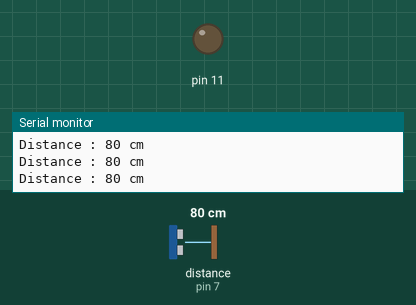
This sketch was run on a simulated Arduino Uno, built with avr-gcc and run on an emulated ATmega328P. Shown: output pins drawn as LEDs (lit = HIGH), the last lines printed to the serial monitor. Wiring (inferred from the names in the program): ultrasonic range finder: trigger pin 7; echo pin 7. The test bench sets the inputs (shaded band); at power-on: distance to the obstacle (sensor on pin 7) 80 cm. The echo pulse lasts 58.3 µs per cm.

Above: at 1.2 s.
1.3 s: distance to the obstacle (sensor on pin 7) set to 56 cm
2.8 s: distance to the obstacle (sensor on pin 7) set to 46 cm
At 3.8 s:
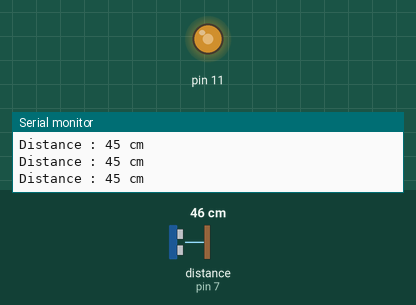
4.3 s: distance to the obstacle (sensor on pin 7) set to 250 cm
At 5.0 s:
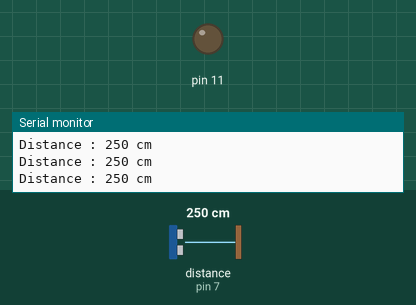
7.3 s: distance to the obstacle (sensor on pin 7) set to 2 cm
At 8.2 s:
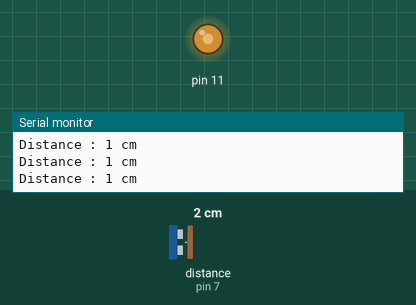
8.9 s: distance to the obstacle (sensor on pin 7) set to 60 cm
At 10.1 s:
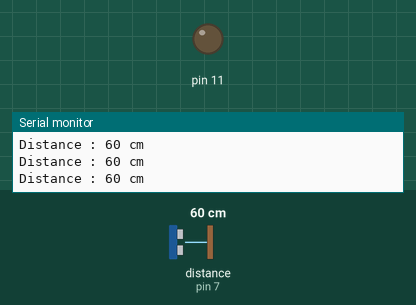
Timing chart, 0 to 11.4 s (numbered marks = the images above; inputs shaded):
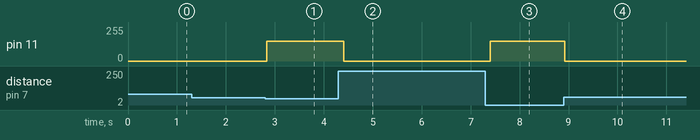

The sketch:

Baston_Ciego.ino
```cpp
// initialize
int PingPin = 7 ;          // pin used for the Ping Sensor
int BaudRate = 9600 ;      // Baud rate
unsigned long d=0;

// set up
void setup() {
  Serial.begin(BaudRate) ; // Setup Serial
  pinMode(11,OUTPUT);
}

void loop() {
  pinMode(PingPin, OUTPUT)    ;
  digitalWrite(PingPin, LOW)  ;  // init sensor to ensure clean HIGH pulse
  delayMicroseconds(2)        ;
  digitalWrite(PingPin, HIGH) ;  // make the sensor send a pulse
  delayMicroseconds(5)        ;
  digitalWrite(PingPin, LOW)  ;  // Set LOW again
  pinMode(PingPin, INPUT)     ;  // Get ready to capture the duration of the resulting pulse
  // Capture how long the pin stays in HIGH state.
  unsigned long Duration = pulseIn(PingPin, HIGH) ;
  if (Duration == 0) {
    Serial.println ("No Pulse received from the sensor") ;
  }
  else
  {
    d = Convert_Time_Space(Duration);
    Serial.print ("Distance : ") ;
    Serial.print(d) ;  // convert the duration into distance
    Serial.println (" cm");
    if(d<50){
      analogWrite(11,150);
    }else{
     analogWrite(11,0);
    }
  }
  delay (100) ;
}

unsigned long Convert_Time_Space(const unsigned long fnDuration )
{
  // This function could be more precise by using floats
  // and taking into account temperature and humidity
  // I used 29 microseconds per cm.
  return fnDuration / 29 / 2 ;
}
```

Measured:
- the behaviour switches between 51 and 50 cm on distance to the obstacle (sensor on pin 7) (found by bisection; images 0 and 1)
- after the input at 2.8 s, pin 11: 0/255 → 150/255 at once
- after the input at 4.3 s, pin 11: 150/255 → 0/255 after 0.11 s
- after the input at 7.3 s, pin 11: 0/255 → 150/255 after 0.10 s
- after the input at 8.9 s, pin 11: 150/255 → 0/255 at once
